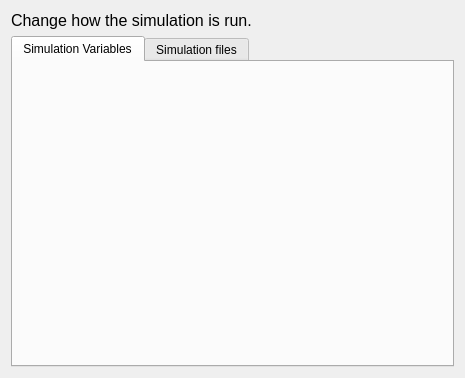
<?xml version="1.0" encoding="UTF-8"?>
<ui version="4.0">
 <class>SimvarMenu</class>
 <widget class="QWidget" name="SimvarMenu">
  <property name="geometry">
   <rect>
    <x>0</x>
    <y>0</y>
    <width>465</width>
    <height>378</height>
   </rect>
  </property>
  <property name="windowTitle">
   <string>Simulation Variables Menu</string>
  </property>
  <layout class="QGridLayout" name="gridLayout">
   <item row="1" column="0">
    <widget class="QTabWidget" name="tabs">
     <property name="currentIndex">
      <number>0</number>
     </property>
     <property name="tabBarAutoHide">
      <bool>false</bool>
     </property>
     <widget class="QWidget" name="variables">
      <property name="label" stdset="0">
       <string>Simulation</string>
      </property>
      <attribute name="title">
       <string>Simulation Variables</string>
      </attribute>
      <layout class="QHBoxLayout" name="variablesLayout">
       <property name="sizeConstraint">
        <enum>QLayout::SetDefaultConstraint</enum>
       </property>
      </layout>
     </widget>
     <widget class="QWidget" name="files">
      <attribute name="title">
       <string>Simulation files</string>
      </attribute>
      <layout class="QHBoxLayout" name="filesLayout"/>
     </widget>
    </widget>
   </item>
   <item row="0" column="0">
    <widget class="QLabel" name="label">
     <property name="font">
      <font>
       <pointsize>12</pointsize>
      </font>
     </property>
     <property name="text">
      <string>Change how the simulation is run.</string>
     </property>
    </widget>
   </item>
  </layout>
 </widget>
 <resources/>
 <connections/>
</ui>
